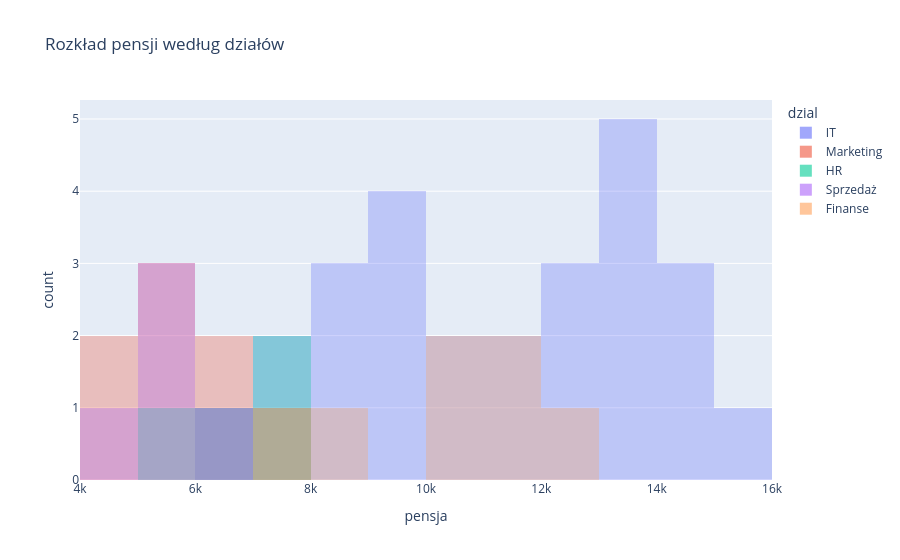

The notebook cell saved with this chart:
### Markdown cell above
### 2.4 Histogram

### Code cell
# Histogram z grupowaniem
fig = px.histogram(df_prac,
                   x='pensja',
                   color='dzial',           # Osobny kolor dla każdego działu
                   barmode='overlay',       # 'overlay', 'group', 'stack'
                   title='Rozkład pensji według działów',
                   nbins=20)

fig.update_traces(opacity=0.6)
fig.show()

### Figure 1 — Plotly figure (JSON) as saved in the notebook; plotly's stock layout.template omitted (floating-point values rounded to 4 significant figures)
{"data": [{"bingroup": "x", "hovertemplate": "dzial=IT<br>pensja=%{x}<br>count=%{y}<extra></extra>", "legendgroup": "IT", "marker": {"color": "#636efa", "opacity": 0.5, "pattern": {"shape": ""}}, "name": "IT", "nbinsx": 20, "opacity": 0.6, "orientation": "v", "showlegend": true, "type": "histogram", "x": [7500, 12000, 9500, 11000, 14000, 13500, 10500, 8900, 7000, 12500, 10200, 9800, 13000, 14500, 8500, 11800, 13200, 6000, 9200, 12800, 15000, 13500, 8800, 14200, 9500, 13800], "xaxis": "x", "yaxis": "y"}, {"bingroup": "x", "hovertemplate": "dzial=Marketing<br>pensja=%{x}<br>count=%{y}<extra></extra>", "legendgroup": "Marketing", "marker": {"color": "#EF553B", "opacity": 0.5, "pattern": {"shape": ""}}, "name": "Marketing", "nbinsx": 20, "opacity": 0.6, "orientation": "v", "showlegend": true, "type": "histogram", "x": [5500, 6200, 5800, 7800, 4500, 5200, 6800, 4900], "xaxis": "x", "yaxis": "y"}, {"bingroup": "x", "hovertemplate": "dzial=HR<br>pensja=%{x}<br>count=%{y}<extra></extra>", "legendgroup": "HR", "marker": {"color": "#00cc96", "opacity": 0.5, "pattern": {"shape": ""}}, "name": "HR", "nbinsx": 20, "opacity": 0.6, "orientation": "v", "showlegend": true, "type": "histogram", "x": [6800, 5400, 7400, 7600], "xaxis": "x", "yaxis": "y"}, {"bingroup": "x", "hovertemplate": "dzial=Sprzedaż<br>pensja=%{x}<br>count=%{y}<extra></extra>", "legendgroup": "Sprzedaż", "marker": {"color": "#ab63fa", "opacity": 0.5, "pattern": {"shape": ""}}, "name": "Sprzedaż", "nbinsx": 20, "opacity": 0.6, "orientation": "v", "showlegend": true, "type": "histogram", "x": [5000, 4800, 6500, 5600, 5800], "xaxis": "x", "yaxis": "y"}, {"bingroup": "x", "hovertemplate": "dzial=Finanse<br>pensja=%{x}<br>count=%{y}<extra></extra>", "legendgroup": "Finanse", "marker": {"color": "#FFA15A", "opacity": 0.5, "pattern": {"shape": ""}}, "name": "Finanse", "nbinsx": 20, "opacity": 0.6, "orientation": "v", "showlegend": true, "type": "histogram", "x": [7200, 11500, 8200, 10800, 12200, 11200, 10500], "xaxis": "x", "yaxis": "y"}], "layout": {"barmode": "overlay", "legend": {"title": {"text": "dzial"}, "tracegroupgap": 0}, "title": {"text": "Rozkład pensji według działów"}, "xaxis": {"anchor": "y", "domain": [0, 1], "title": {"text": "pensja"}}, "yaxis": {"anchor": "x", "domain": [0, 1], "title": {"text": "count"}}}}
